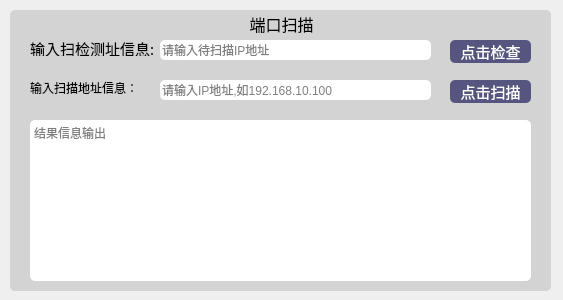
<?xml version="1.0" encoding="UTF-8"?>
<ui version="4.0">
 <class>PortScan</class>
 <widget class="QWidget" name="PortScan">
  <property name="geometry">
   <rect>
    <x>0</x>
    <y>0</y>
    <width>563</width>
    <height>300</height>
   </rect>
  </property>
  <property name="windowTitle">
   <string>端口扫描</string>
  </property>
  <widget class="QGroupBox" name="groupBox">
   <property name="geometry">
    <rect>
     <x>10</x>
     <y>10</y>
     <width>541</width>
     <height>281</height>
    </rect>
   </property>
   <property name="font">
    <font>
     <family>华文中宋</family>
     <pointsize>12</pointsize>
    </font>
   </property>
   <property name="toolTip">
    <string>&lt;html&gt;&lt;head/&gt;&lt;body&gt;&lt;p&gt;&lt;span style=&quot; font-size:12pt; font-weight:600;&quot;&gt;格式为:IP/协议/端口&lt;/span&gt;&lt;/p&gt;&lt;p&gt;&lt;span style=&quot; font-size:11pt; font-weight:600;&quot;&gt;【Sample】&lt;/span&gt;&lt;/p&gt;&lt;p&gt;&lt;span style=&quot; font-size:11pt;&quot;&gt;1. 192.168.10.100/TCP/80 #扫描该IP的TCP协议的80端口&lt;/span&gt;&lt;/p&gt;&lt;p&gt;&lt;span style=&quot; font-size:11pt;&quot;&gt;2. 192.168.10.100/UDP/53 #扫描该IP的UDP协议的53端口&lt;/span&gt;&lt;br/&gt;&lt;/p&gt;&lt;/body&gt;&lt;/html&gt;</string>
   </property>
   <property name="styleSheet">
    <string notr="true">border-radius:5px;
background-color: lightgray;</string>
   </property>
   <property name="title">
    <string>端口扫描</string>
   </property>
   <property name="alignment">
    <set>Qt::AlignCenter</set>
   </property>
   <widget class="QLabel" name="labelInput">
    <property name="geometry">
     <rect>
      <x>20</x>
      <y>30</y>
      <width>131</width>
      <height>16</height>
     </rect>
    </property>
    <property name="font">
     <font>
      <family>华文中宋</family>
      <pointsize>11</pointsize>
      <weight>50</weight>
      <italic>false</italic>
      <bold>false</bold>
     </font>
    </property>
    <property name="styleSheet">
     <string notr="true">font: 11pt &quot;华文中宋&quot;;</string>
    </property>
    <property name="text">
     <string>输入扫检测址信息:</string>
    </property>
   </widget>
   <widget class="QLineEdit" name="lineEditInput">
    <property name="geometry">
     <rect>
      <x>150</x>
      <y>30</y>
      <width>271</width>
      <height>20</height>
     </rect>
    </property>
    <property name="styleSheet">
     <string notr="true">border-radius:5px;
background-color: rgb(255, 255, 255);
font: 10pt &quot;Courier&quot;;</string>
    </property>
    <property name="placeholderText">
     <string>请输入待扫描IP地址</string>
    </property>
    <property name="clearButtonEnabled">
     <bool>true</bool>
    </property>
   </widget>
   <widget class="QPushButton" name="pushButtonStart">
    <property name="geometry">
     <rect>
      <x>440</x>
      <y>30</y>
      <width>81</width>
      <height>23</height>
     </rect>
    </property>
    <property name="font">
     <font>
      <family>微软雅黑</family>
      <pointsize>11</pointsize>
      <weight>9</weight>
      <italic>false</italic>
      <bold>false</bold>
     </font>
    </property>
    <property name="styleSheet">
     <string notr="true">background-color: rgb(85, 85, 127);
border-radius:5px;
font: 75 11pt &quot;微软雅黑&quot;;
color: rgb(255, 255, 255);</string>
    </property>
    <property name="text">
     <string>点击检查</string>
    </property>
   </widget>
   <widget class="QTextEdit" name="textEditScanResult">
    <property name="geometry">
     <rect>
      <x>20</x>
      <y>110</y>
      <width>501</width>
      <height>161</height>
     </rect>
    </property>
    <property name="styleSheet">
     <string notr="true">background-color: rgb(255, 255, 255);
border-radius:5px;</string>
    </property>
    <property name="placeholderText">
     <string>结果信息输出</string>
    </property>
   </widget>
   <widget class="QLabel" name="labelScanIP">
    <property name="geometry">
     <rect>
      <x>20</x>
      <y>70</y>
      <width>131</width>
      <height>16</height>
     </rect>
    </property>
    <property name="styleSheet">
     <string notr="true">font: 11pt &quot;华文中宋&quot;;</string>
    </property>
    <property name="text">
     <string>输入扫描地址信息：</string>
    </property>
   </widget>
   <widget class="QLineEdit" name="lineEditScanIP">
    <property name="geometry">
     <rect>
      <x>150</x>
      <y>70</y>
      <width>271</width>
      <height>20</height>
     </rect>
    </property>
    <property name="styleSheet">
     <string notr="true">border-radius:5px;
background-color: rgb(255, 255, 255);
font: 10pt &quot;Courier&quot;;</string>
    </property>
    <property name="placeholderText">
     <string>请输入IP地址,如192.168.10.100</string>
    </property>
    <property name="clearButtonEnabled">
     <bool>true</bool>
    </property>
   </widget>
   <widget class="QPushButton" name="pushButtonScanIP">
    <property name="geometry">
     <rect>
      <x>440</x>
      <y>70</y>
      <width>81</width>
      <height>23</height>
     </rect>
    </property>
    <property name="font">
     <font>
      <family>微软雅黑</family>
      <pointsize>11</pointsize>
      <weight>9</weight>
      <italic>false</italic>
      <bold>false</bold>
     </font>
    </property>
    <property name="styleSheet">
     <string notr="true">background-color: rgb(85, 85, 127);
font: 75 11pt &quot;微软雅黑&quot;;
border-radius:5px;
color: rgb(255, 255, 255);</string>
    </property>
    <property name="text">
     <string>点击扫描</string>
    </property>
   </widget>
  </widget>
 </widget>
 <resources/>
 <connections/>
</ui>
